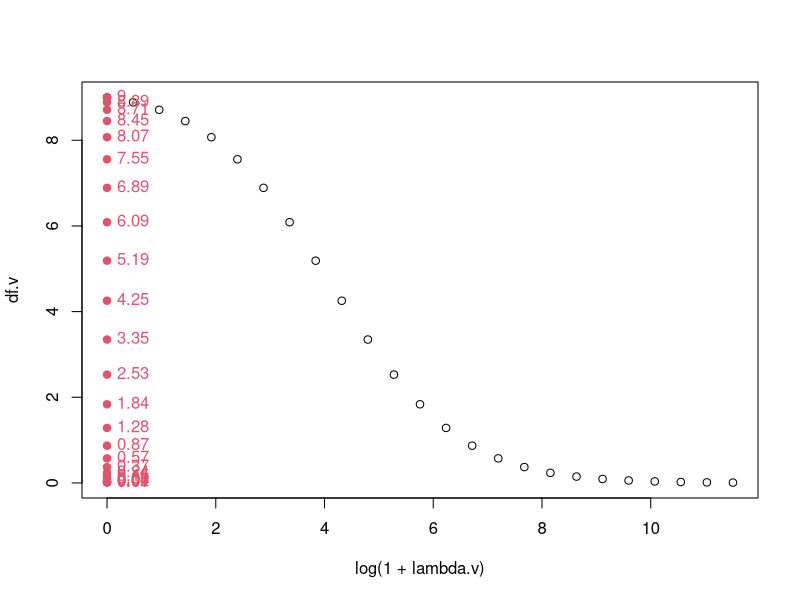
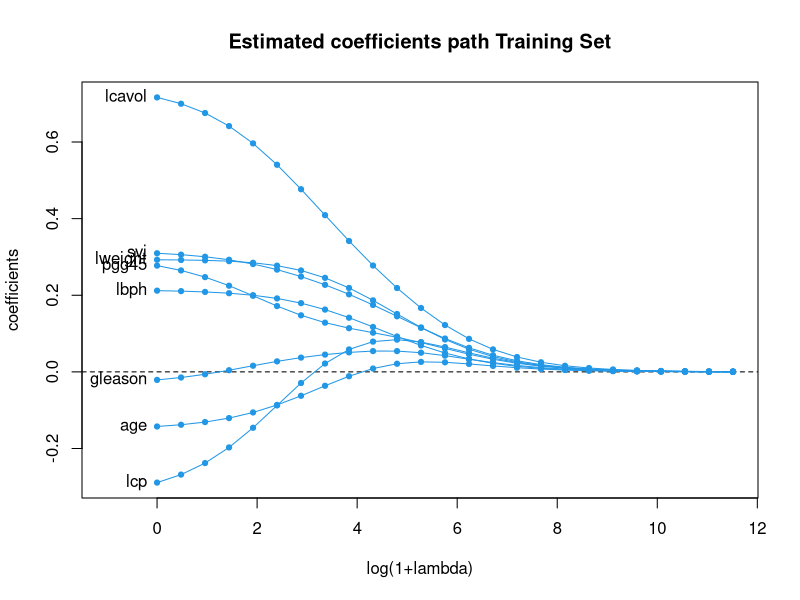
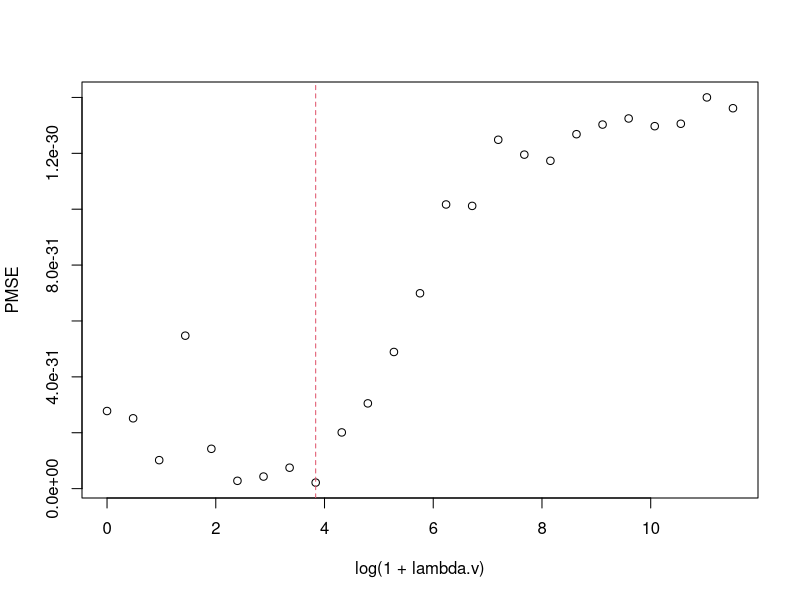
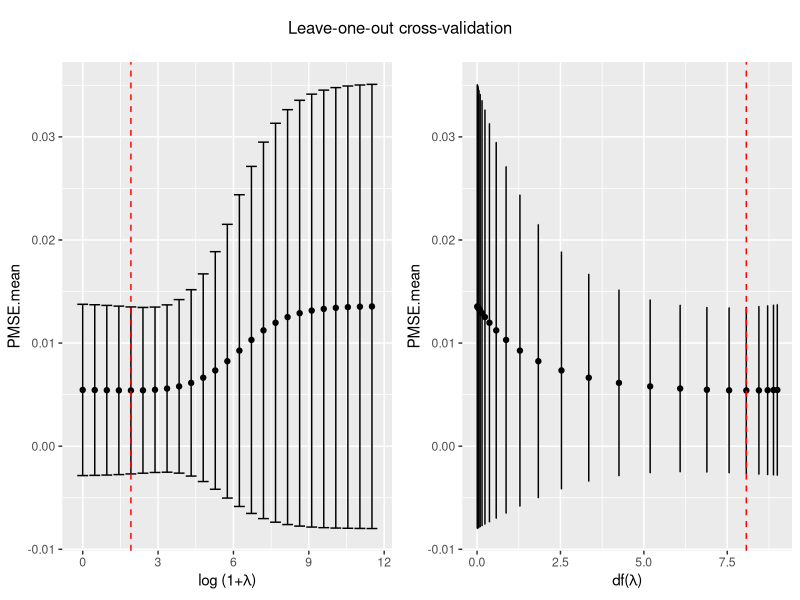
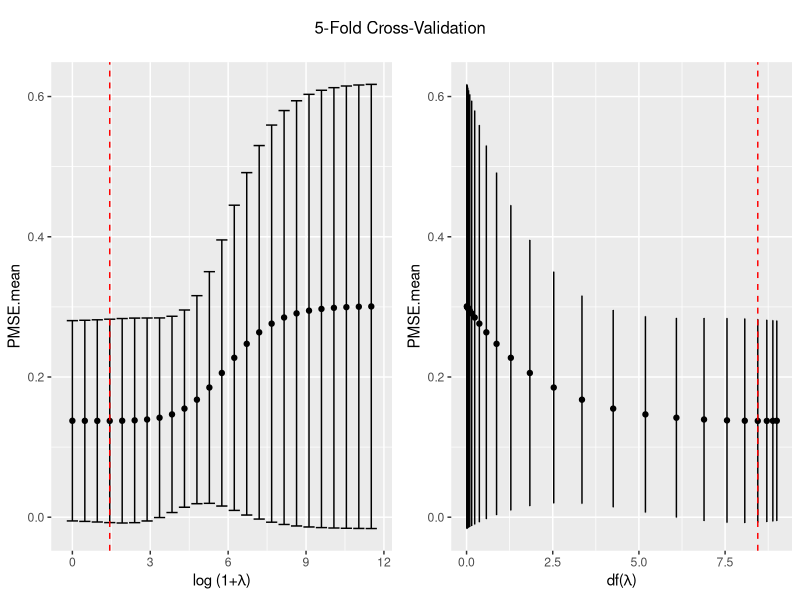
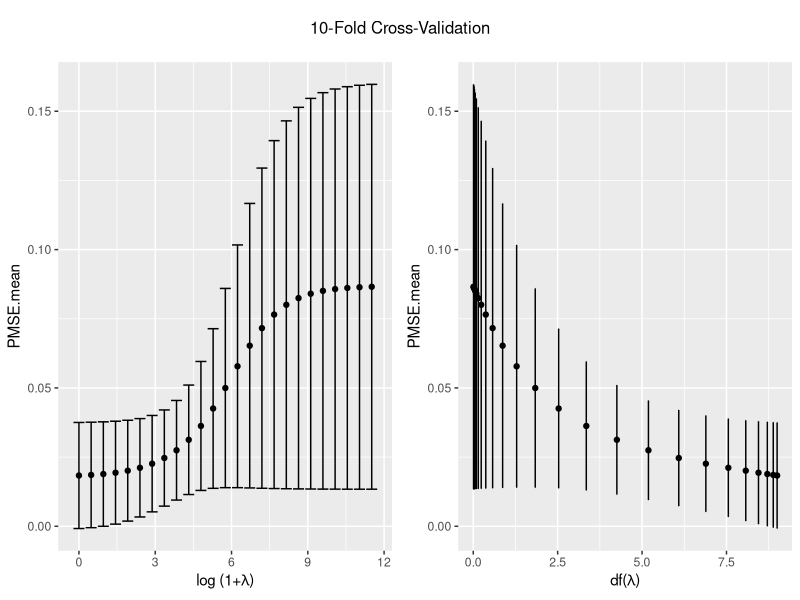
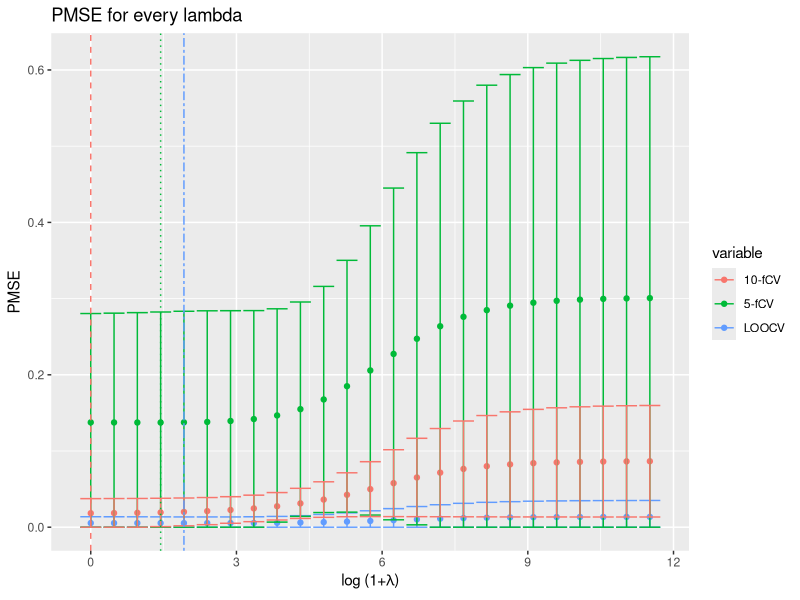
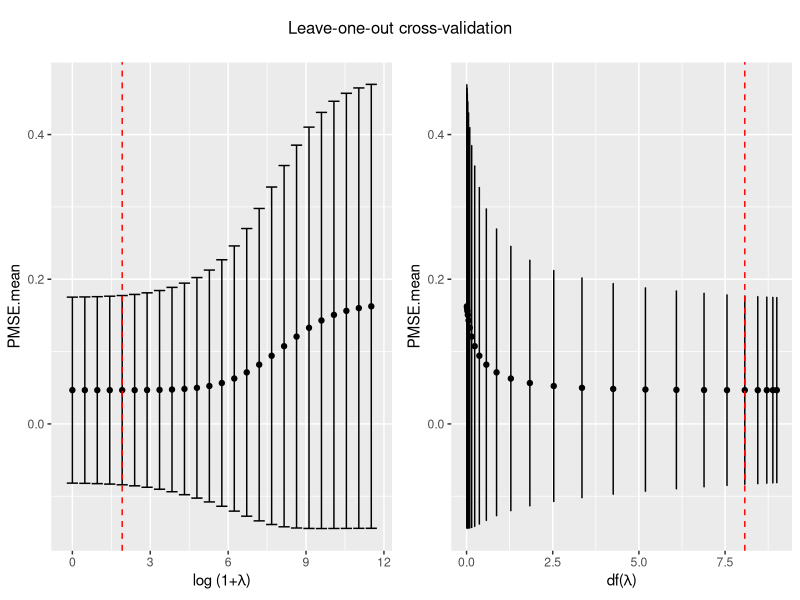

R code for these plots, in order: (Note: this script raises an error after producing the figures.)
## ---- chunk 1
library(dplyr)
library(ggplot2)
library(reshape)
library(magrittr)
library(knitr)
library(rmarkdown)
library(MASS)
## ---- chunk 2

multiplot <- function(..., plotlist=NULL, file, cols=1, layout=NULL, title="") {
  require(grid)
 
  # Make a list from the ... arguments and plotlist
  plots <- c(list(...), plotlist)
 
  numPlots = length(plots)
 
  # If layout is NULL, then use 'cols' to determine layout
  if (is.null(layout)) {
    # Make the panel
    # ncol: Number of columns of plots
    # nrow: Number of rows needed, calculated from # of cols
    layout <- matrix(seq(1, cols * ceiling(numPlots/cols)),
                     ncol = cols, nrow = ceiling(numPlots/cols))
  }
 
  if (nchar(title)>0){
    layout<-rbind(rep(0, ncol(layout)), layout)
  }
 
  if (numPlots==1) {
    print(plots[[1]])
 
  } else {
    # Set up the page
    grid.newpage()
    pushViewport(viewport(layout = grid.layout(nrow(layout), ncol(layout), heights =if(nchar(title)>0){unit(c(0.5, rep(5,nrow(layout)-1)), "null")}else{unit(c(rep(5, nrow(layout))), "null")} )))
 
    # Make each plot, in the correct location
    if (nchar(title)>0){
      grid.text(title, vp = viewport(layout.pos.row = 1, layout.pos.col = 1:ncol(layout)))
    }
 
    for (i in 1:numPlots) {
      # Get the i,j matrix positions of the regions that contain this subplot
      matchidx <- as.data.frame(which(layout == i, arr.ind = TRUE))
 
      print(plots[[i]], vp = viewport(layout.pos.row = matchidx$row,
                                      layout.pos.col = matchidx$col))
    }
  }
}

get_plot_cv<-function(PMSE,title){
  par(mfrow=c(1,2))
  aux<-cbind(PMSE,df.v,lambda.v) %>%
    as.data.frame() 
  aux_min<-aux %>%
    slice(which.min(PMSE))

  p1<-ggplot() + 
    geom_point(data=aux,
              aes(y=PMSE.mean,
              x=log(1+lambda.v))) + 
    geom_errorbar(data=aux,
                  aes(x=log(1+lambda.v),
                      ymin=PMSE.mean - PMSE.sd,
                      ymax=PMSE.mean + PMSE.sd)) + 
    geom_vline(xintercept = log(1+aux_min$lambda.v), 
               linetype='dashed',
               color='red') + 
    labs(x=expression(paste('log (1+',
                  lambda,
                  ')')))
  
  p2<-ggplot() + 
    geom_point(data=aux,
              aes(y=PMSE.mean,
              x=df.v)) + 
    geom_errorbar(data=aux,
                  aes(x=df.v,
                      ymin=PMSE.mean - PMSE.sd,
                      ymax=PMSE.mean + PMSE.sd)) + 
    geom_vline(xintercept = aux_min$df.v, 
                linetype='dashed',
                color='red') + 
    labs(x=expression(paste('df(',
                  lambda,
                  ')')))
  multiplot(p1,p2,cols=2,title=title)
  
}
## ---- chunk 3
prostate <- read.table("prostate_data.txt", header=TRUE, row.names = 1)

################################Training set#############################
train<- which(prostate$train==TRUE) #Seleccionem mostra d'entrenament
Ytn <- scale( prostate$lpsa[train], center=TRUE, scale=FALSE) #Centered matrix, mean removal of Y
Xtn <- scale( as.matrix(prostate[train,1:8]), center=TRUE, scale=TRUE) #Standardized matrix of X
ntn <- dim(Xtn)[1] #N?mero files
ptn <- dim(Xtn)[2] #N?mero columnes

XtXtn <- t(Xtn)%*%Xtn 
d2tn <- eigen(XtXtn,symmetric = TRUE, only.values = TRUE)$values #Autovalors XtX

################################Validation set#############################
validation<- which(prostate$train==FALSE) #Seleccionem mostra d'entrenament
Yvl <- scale( prostate$lpsa[validation], center=TRUE, scale=FALSE) #Centered matrix, mean removal of Y
Xvl <- scale( as.matrix(prostate[validation,1:8]), center=TRUE, scale=TRUE) #Standardized matrix of X
nvl <- dim(Xvl)[1] #N?mero files
pvl <- dim(Xvl)[2] #N?mero columnes

XtXvl <- t(Xvl)%*%Xvl
d2vl <- eigen(XtXvl,symmetric = TRUE, only.values = TRUE)$values #Autovalors XtX


#full#
Y <- scale( prostate$lpsa, center=TRUE, scale=FALSE) #Centered matrix, mean removal of Y
X <- scale( as.matrix(prostate[,!names(prostate)%in%'lpsa']), center=TRUE, scale=TRUE) #Standardized matrix of X
n <- dim(X)[1] #N?mero files
p <- dim(X)[2] #N?mero columnes

XtX <- t(X)%*%X
d2 <- eigen(XtX,symmetric = TRUE, only.values = TRUE)$values #Autovalors XtX

#############################Lambdes######################
lambda.max <- 1e5 #Fixem valor m?xim lambda. Lambda infinit = 0 graus llibertat/par?metres efectius, BetaRidge=0. Estimaci? gens flexible
n.lambdas <- 25 
lambda.v <- exp(seq(0,log(lambda.max+1),length=n.lambdas))-1 #Generem vector amb 25 valors de lambda desde 0 fins a log lambda.max +1

############
# effective degrees of freedom
#############
df.v <- numeric(n.lambdas)
for (l in 1:n.lambdas){
  lambda <- lambda.v[l]
  df.v[l] <- sum(d2/(d2+lambda)) 
}
plot(log(1+lambda.v),df.v)
points(0*df.v,df.v,col=2,pch=19)
text(0*df.v,df.v,round(df.v,2),col=2,pch=19,pos=4)


## ---- chunk 4

#############
# estimated coefficients path Training set
#############
beta.pathtn <- matrix(0,nrow=n.lambdas, ncol=ptn)
diag.H.lambdatn <- matrix(0,nrow=n.lambdas, ncol=ntn)
for (l in 1:n.lambdas){ 
  lambda <- lambda.v[l]
  H.lambda.auxtn <- t(solve(XtXtn + lambda*diag(1,ptn))) %*% t(Xtn) 
  beta.pathtn[l,] <-  H.lambda.auxtn %*% Ytn
  H.lambdatn <- Xtn %*% H.lambda.auxtn 
  diag.H.lambdatn[l,] <- diag(H.lambdatn)
} 
plot(c(-1,log(1+lambda.v[n.lambdas])), range(beta.pathtn), 
     type="n",
     xlab="log(1+lambda)",
     ylab="coefficients",
     main="Estimated coefficients path Training Set")
abline(h=0,lty=2)
for(j in 1:ptn){
  lines(log(1+lambda.v),beta.pathtn[,j],col=4)
  points(log(1+lambda.v),beta.pathtn[,j],pch=19,cex=.7,col=4)
}
text(0*(1:ptn), beta.pathtn[1,],names(prostate)[1:ptn],pos=2)

#############
# choosing lambda by PMSE
#############
PMSE<-numeric(n.lambdas)
m.Y<-0

for (l in 1:n.lambdas){
  #per cada lambda
  lambda <- lambda.v[l]
  #fixem PMSE=0
  PMSE[l] <- 0
  #we train on the train set
  beta <- solve(t(Xtn)%*%Xtn + lambda*diag(1,ptn)) %*% t(Xtn) %*% Ytn
  #predictions on validation
  hat.Y <- Xvl %*% beta + m.Y
  #obtain metrics (on validation)
  PMSE[l] <- (PMSE[l] + sum(hat.Y-Yvl)^2)/nvl
}

lambda <- lambda.v[which.min(PMSE)]
plot(log(1+lambda.v), PMSE)
abline(v=log(1+lambda),col=2,lty=2)
## ---- chunk 5

set.seed(1234)
get_k_cv_metrics<-function(X,Y,lambda.v,k){
  n <- dim(X)[1] #N?mero files
  p <- dim(X)[2]
  XtX <- t(X)%*%X
  d2 <- eigen(XtX,symmetric = TRUE, only.values = TRUE)$values #Autovalors XtX
  n.lambdas<-length(lambda.v)
  
  PMSE.kCV <- matrix(-1,
                   ncol=n.lambdas,
                   nrow=k)

  #create random numbers from 1 to k  
random_idx<-sample(1:k,n,replace=TRUE)
#if we are interested in the leave-one-out validation,
#where k = n (the number of observations)
#then we have to make sure that the index is not a random one
if(k==n){
  random_idx<-seq(from=1,
                  to=k,
                  by=1)
  print("Warning! Doint Leave-One-Out CV")
  name<-"LOO-CV"
}
#create vector of length of results
for (l in 1:n.lambdas){
  #work with the indexed lambda
  lambda <- lambda.v[l]
  l<-l
  for (i in 1:k){
    m.Y.i <- 0
    #fold that used as a trainingset 
    X.i <- X[!random_idx==i,]
    Y.i <- Y[!random_idx==i]-m.Y.i
    #fold that used as a validationset (those which k equals their index)
    Xi <- X[random_idx==i,]
    Yi <- Y[random_idx==i]
    beta.i <- solve(t(X.i)%*%X.i + lambda*diag(1,p), tol = 1e-20) %*% t(X.i) %*% Y.i
    hat.Yi <- Xi %*% beta.i + m.Y.i
    #sum of the squared residuals 
    PMSE.kCV[i,l] <- (sum(hat.Yi-Yi)^2)
  }
}
PMSE.kCV<-PMSE.kCV/n
PMSE.mean<-apply(PMSE.kCV,2,mean) #mean of the columns 
PMSE.sd<-apply(PMSE.kCV,2,sd) #sd of the columns
return(cbind(PMSE.mean,PMSE.sd))
}

## ---- chunk 6
prostate <- read.table("prostate_data.txt", header=TRUE, row.names = 1)

################################Training set#############################
Y <- scale( prostate$lpsa, center=TRUE, scale=FALSE) #Centered matrix, mean removal of Y
X <- scale( as.matrix(prostate[,1:8]), center=TRUE, scale=TRUE) #Standardized matrix of X


n <- dim(X)[1] #N?mero files
p <- dim(X)[2] #N?mero columnes

XtX <- t(X)%*%X
d2 <- eigen(XtX,symmetric = TRUE, only.values = TRUE)$values #Autovalors XtX


PMSE.LOOCV<-get_k_cv_metrics(X,Y,lambda.v,k=nrow(X))
PMSE.5CV<-get_k_cv_metrics(X,Y,lambda.v,k=5)
PMSE.10CV<-get_k_cv_metrics(X,Y,lambda.v,k=10)


get_plot_cv(PMSE.LOOCV,title='Leave-one-out cross-validation')
get_plot_cv(PMSE.5CV,title='5-Fold Cross-Validation')
get_plot_cv(PMSE.10CV,title='10-Fold Cross-Validation')


dt_final_plot<-as.data.frame(rbind(PMSE.LOOCV,PMSE.5CV,PMSE.10CV))
dt_final_plot$variable<-c(rep("LOOCV",25),
                            rep("5-fCV",25),
                            rep("10-fCV",25))
dt_final_plot$lambda.v<-as.vector(lambda.v)

dt_final_plot_min<-dt_final_plot %>%
  group_by(variable) %>%
  slice(which.min(PMSE.mean)) %>%
  mutate('log(1+lambda)'=log(1+lambda.v))
dt_final_plot_min$lt<-c('dotted','dashed','twodash')


ggplot() + 
  geom_point(data=dt_final_plot,
             aes(x=log(1+lambda.v),
                y=PMSE.mean,
                col=variable)) + 
  geom_errorbar(data=dt_final_plot,
             aes(x=log(1+lambda.v),
                ymin=ifelse(PMSE.mean-PMSE.sd<0,0,PMSE.mean-PMSE.sd),
                ymax=PMSE.mean+PMSE.sd,
                col=variable)) + 
  geom_vline(data=dt_final_plot_min,
              aes(xintercept=dt_final_plot_min$`log(1+lambda)`,
                  col=variable,
                  linetype=lt),
             show.legend = FALSE) + 
  scale_linetype_manual(values=c('dotted','dashed','twodash')) + 
  labs(title='PMSE for every lambda',
       x=expression(paste('log (1+',
                  lambda,
                  ')')),
       y='PMSE')

dt_final_plot_min[,c(3,1,2,4,5)] %>%
  set_colnames(c("CV_method","PMSE","PMSE_sd","lambda","log(1+lambda)")) %>%
  kable()
## ---- chunk 7
Y.B <- scale( Boston$medv, center=TRUE, scale=FALSE) #Centered matrix, mean removal of Y
X.B <- scale( as.matrix(Boston[,!names(Boston)%in%'medv']), center=TRUE, scale=TRUE) #Standardized matrix of X
n.B <- dim(X)[1] #N?mero files
p.B <- dim(X)[2] #N?mero columnes

XtX.B <- t(X)%*%X
d2.B <- eigen(XtX.B,symmetric = TRUE, only.values = TRUE)$values #Autovalors XtX

#############################Lambdes######################
lambda.max.B <- 1e5 #Fixem valor m?xim lambda. Lambda infinit = 0 graus llibertat/par?metres efectius, BetaRidge=0. Estimaci? gens flexible
n.lambdas.B <- 25 
lambda.v.B <- exp(seq(0,log(lambda.max+1),length=n.lambdas))-1 #Generem vector amb 25 valors de lambda desde 0 fins a log lambda.max +1

#############
# effective degrees of freedom
#############
df.v.B <- numeric(n.lambdas.B)
for (l in 1:n.lambdas.B){
  lambda <- lambda.v.B[l]
  df.v.B[l] <- sum(d2/(d2+lambda)) 
}

PMSE.B.LOOCV<-get_k_cv_metrics(X=X.B,
                             Y=Y.B,
                             lambda.v=lambda.v.B,
                             k=nrow(X.B))
PMSE.B.5CV<-get_k_cv_metrics(X,Y,lambda.v,k=5)
PMSE.B.10CV<-get_k_cv_metrics(X,Y,lambda.v,k=10)


get_plot_cv(PMSE.B.LOOCV,title='Leave-one-out cross-validation')
get_plot_cv(PMSE.B.5CV,title='5-Fold Cross-Validation')
get_plot_cv(PMSE.B.10CV,title='10-Fold Cross-Validation')

dt_final_plot.B<-as.data.frame(rbind(PMSE.B.LOOCV,PMSE.B.5CV,PMSE.B.10CV))
dt_final_plot.B$variable<-c(rep("LOOCV",25),
                            rep("5-fCV",25),
                            rep("10-fCV",25))
dt_final_plot.B$lambda.v<-as.vector(lambda.v)

dt_final_plot.B_min<-dt_final_plot.B %>%
  group_by(variable) %>%
  slice(which.min(PMSE.mean)) %>%
  mutate('log(1+lambda)'=log(1+lambda.v))
dt_final_plot.B_min$lt<-c('dotted','dashed','twodash')

ggplot() + 
  geom_point(data=dt_final_plot.B,
             aes(x=log(1+lambda.v),
                y=PMSE.mean,
                col=variable)) + 
  geom_errorbar(data=dt_final_plot.B,
             aes(x=log(1+lambda.v),
                ymin=ifelse(PMSE.mean-PMSE.sd<0,0,PMSE.mean-PMSE.sd),
                ymax=PMSE.mean+PMSE.sd,
                col=variable)) + 
  geom_vline(data=dt_final_plot.B_min,
              aes(xintercept=dt_final_plot.B_min$`log(1+lambda)`,
                  col=variable,
                  linetype=lt),
             show.legend = FALSE) + 
  scale_linetype_manual(values=c('dotted','dashed','twodash')) + 
  labs(title='PMSE for every lambda',
       x=expression(paste('log (1+',
                  lambda,
                  ')')),
       y='PMSE')

dt_final_plot.B_min[,c(3,1,2,4,5)] %>%
  set_colnames(c("CV_method","PMSE","PMSE_sd","lambda","log(1+lambda)")) %>%
  kable()
## ---- chunk 8
en
